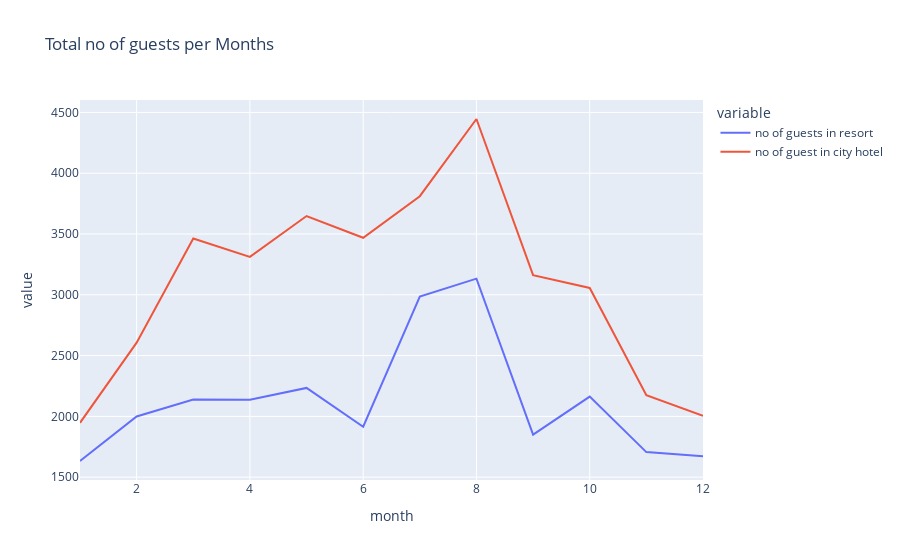

Notebook source saved alongside this figure:
### Code cell
px.line(combined_m, x = 'month', y = ['no of guests in resort','no of guest in city hotel'],
        title='Total no of guests per Months')

### Figure 1 — Plotly figure (JSON) as saved in the notebook; plotly's stock layout.template omitted (floating-point values rounded to 4 significant figures)
{"data": [{"hovertemplate": "variable=no of guests in resort<br>month=%{x}<br>value=%{y}<extra></extra>", "legendgroup": "no of guests in resort", "line": {"color": "#636efa", "dash": "solid"}, "marker": {"symbol": "circle"}, "mode": "lines", "name": "no of guests in resort", "orientation": "v", "showlegend": true, "type": "scatter", "x": [1, 2, 3, 4, 5, 6, 7, 8, 9, 10, 11, 12], "xaxis": "x", "y": [1633, 1999, 2138, 2137, 2234, 1915, 2986, 3133, 1850, 2163, 1706, 1672], "yaxis": "y"}, {"hovertemplate": "variable=no of guest in city hotel<br>month=%{x}<br>value=%{y}<extra></extra>", "legendgroup": "no of guest in city hotel", "line": {"color": "#EF553B", "dash": "solid"}, "marker": {"symbol": "circle"}, "mode": "lines", "name": "no of guest in city hotel", "orientation": "v", "showlegend": true, "type": "scatter", "x": [1, 2, 3, 4, 5, 6, 7, 8, 9, 10, 11, 12], "xaxis": "x", "y": [1947, 2606, 3463, 3312, 3648, 3469, 3811, 4446, 3162, 3056, 2174, 2005], "yaxis": "y"}], "layout": {"legend": {"title": {"text": "variable"}, "tracegroupgap": 0}, "title": {"text": "Total no of guests per Months"}, "xaxis": {"anchor": "y", "domain": [0, 1], "title": {"text": "month"}, "type": "linear", "range": [1, 12], "autorange": true}, "yaxis": {"anchor": "x", "domain": [0, 1], "title": {"text": "value"}, "type": "linear", "range": [1477.0, 4602.0], "autorange": true}, "autosize": true}}
